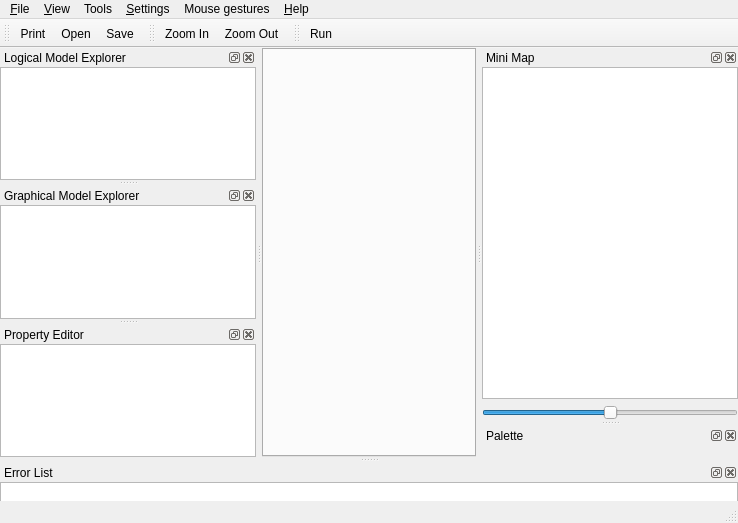
<?xml version="1.0" encoding="UTF-8"?>
<ui version="4.0">
 <class>MainWindowUi</class>
 <widget class="QMainWindow" name="MainWindowUi">
  <property name="geometry">
   <rect>
    <x>0</x>
    <y>0</y>
    <width>738</width>
    <height>523</height>
   </rect>
  </property>
  <property name="windowTitle">
   <string>QReal</string>
  </property>
  <property name="windowIcon">
   <iconset resource="../qrgui.qrc">
    <normaloff>:/icons/qreal.png</normaloff>:/icons/qreal.png</iconset>
  </property>
  <widget class="QWidget" name="centralwidget">
   <layout class="QGridLayout">
    <property name="margin">
     <number>0</number>
    </property>
    <property name="spacing">
     <number>0</number>
    </property>
    <item row="0" column="0">
     <widget class="QTabWidget" name="tabs"/>
    </item>
   </layout>
  </widget>
  <widget class="QMenuBar" name="menubar">
   <property name="geometry">
    <rect>
     <x>0</x>
     <y>0</y>
     <width>738</width>
     <height>21</height>
    </rect>
   </property>
   <widget class="QMenu" name="menu_File">
    <property name="title">
     <string>&amp;File</string>
    </property>
    <addaction name="actionOpen"/>
    <addaction name="actionSave"/>
    <addaction name="actionSave_as"/>
    <addaction name="actionPrint"/>
    <addaction name="actionMakeSvg"/>
    <addaction name="separator"/>
    <addaction name="actionQuit"/>
   </widget>
   <widget class="QMenu" name="menu_View">
    <property name="title">
     <string>&amp;View</string>
    </property>
    <addaction name="actionZoom_In"/>
    <addaction name="actionZoom_Out"/>
    <addaction name="separator"/>
    <addaction name="actionAntialiasing"/>
    <addaction name="actionShowSplash"/>
   </widget>
   <widget class="QMenu" name="menuHelp">
    <property name="title">
     <string>&amp;Help</string>
    </property>
    <addaction name="actionHelp"/>
    <addaction name="separator"/>
    <addaction name="actionAbout"/>
    <addaction name="actionAboutQt"/>
   </widget>
   <widget class="QMenu" name="menuSettings">
    <property name="title">
     <string>&amp;Settings</string>
    </property>
    <addaction name="actionPreferences"/>
    <addaction name="actionPlugins"/>
    <addaction name="actionShow_grid"/>
    <addaction name="actionShow_alignment"/>
    <addaction name="actionSwitch_on_grid"/>
    <addaction name="actionSwitch_on_alignment"/>
   </widget>
   <widget class="QMenu" name="menuMouse_gestures">
    <property name="title">
     <string>Mouse gestures</string>
    </property>
    <addaction name="actionShow"/>
   </widget>
   <widget class="QMenu" name="menuTools">
    <property name="title">
     <string>Tools</string>
    </property>
    <addaction name="actionRun"/>
    <addaction name="separator"/>
    <addaction name="actionGenerate_Editor"/>
    <addaction name="actionParse_Editor_xml"/>
   </widget>
   <addaction name="menu_File"/>
   <addaction name="menu_View"/>
   <addaction name="menuTools"/>
   <addaction name="menuSettings"/>
   <addaction name="menuMouse_gestures"/>
   <addaction name="menuHelp"/>
  </widget>
  <widget class="QStatusBar" name="statusbar"/>
  <widget class="QToolBar" name="fileToolbar">
   <property name="windowTitle">
    <string>File Toolbar</string>
   </property>
   <property name="orientation">
    <enum>Qt::Horizontal</enum>
   </property>
   <attribute name="toolBarArea">
    <enum>TopToolBarArea</enum>
   </attribute>
   <attribute name="toolBarBreak">
    <bool>false</bool>
   </attribute>
   <addaction name="actionPrint"/>
   <addaction name="actionOpen"/>
   <addaction name="actionSave"/>
  </widget>
  <widget class="QDockWidget" name="minimapDock">
   <property name="windowTitle">
    <string>Mini Map</string>
   </property>
   <attribute name="dockWidgetArea">
    <number>2</number>
   </attribute>
   <widget class="QWidget" name="dockWidgetContents_4">
    <layout class="QVBoxLayout">
     <property name="spacing">
      <number>6</number>
     </property>
     <property name="margin">
      <number>0</number>
     </property>
     <item>
      <widget class="QGraphicsView" name="minimapView">
       <property name="dragMode">
        <enum>QGraphicsView::ScrollHandDrag</enum>
       </property>
      </widget>
     </item>
     <item>
      <widget class="QSlider" name="minimapZoomSlider">
       <property name="maximum">
        <number>50</number>
       </property>
       <property name="value">
        <number>25</number>
       </property>
       <property name="orientation">
        <enum>Qt::Horizontal</enum>
       </property>
      </widget>
     </item>
    </layout>
   </widget>
  </widget>
  <widget class="QDockWidget" name="paletteDock">
   <property name="windowTitle">
    <string>Palette</string>
   </property>
   <attribute name="dockWidgetArea">
    <number>2</number>
   </attribute>
   <widget class="QWidget" name="dockWidgetContents_5">
    <layout class="QHBoxLayout">
     <property name="spacing">
      <number>6</number>
     </property>
     <property name="margin">
      <number>0</number>
     </property>
     <item>
      <widget class="qReal::gui::PaletteToolbox" name="paletteToolbox"/>
     </item>
    </layout>
   </widget>
  </widget>
  <widget class="QToolBar" name="viewToolbar">
   <property name="windowTitle">
    <string>View Toolbar</string>
   </property>
   <attribute name="toolBarArea">
    <enum>TopToolBarArea</enum>
   </attribute>
   <attribute name="toolBarBreak">
    <bool>false</bool>
   </attribute>
   <addaction name="actionZoom_In"/>
   <addaction name="actionZoom_Out"/>
  </widget>
  <widget class="QDockWidget" name="logicalModelDock">
   <property name="features">
    <set>QDockWidget::AllDockWidgetFeatures</set>
   </property>
   <property name="windowTitle">
    <string>Logical Model Explorer</string>
   </property>
   <attribute name="dockWidgetArea">
    <number>1</number>
   </attribute>
   <widget class="QWidget" name="dockWidgetContents_3">
    <layout class="QVBoxLayout" name="verticalLayout">
     <item>
      <widget class="QTreeView" name="logicalModelExplorer">
       <property name="contextMenuPolicy">
        <enum>Qt::ActionsContextMenu</enum>
       </property>
       <property name="acceptDrops">
        <bool>true</bool>
       </property>
       <property name="dragEnabled">
        <bool>false</bool>
       </property>
       <property name="dragDropOverwriteMode">
        <bool>false</bool>
       </property>
       <property name="dragDropMode">
        <enum>QAbstractItemView::DragDrop</enum>
       </property>
       <property name="defaultDropAction">
        <enum>Qt::IgnoreAction</enum>
       </property>
      </widget>
     </item>
    </layout>
   </widget>
  </widget>
  <widget class="QDockWidget" name="errorDock">
   <property name="sizePolicy">
    <sizepolicy hsizetype="Preferred" vsizetype="MinimumExpanding">
     <horstretch>0</horstretch>
     <verstretch>0</verstretch>
    </sizepolicy>
   </property>
   <property name="minimumSize">
    <size>
     <width>80</width>
     <height>38</height>
    </size>
   </property>
   <property name="maximumSize">
    <size>
     <width>524287</width>
     <height>524287</height>
    </size>
   </property>
   <property name="acceptDrops">
    <bool>false</bool>
   </property>
   <property name="autoFillBackground">
    <bool>false</bool>
   </property>
   <property name="windowTitle">
    <string>Error List</string>
   </property>
   <attribute name="dockWidgetArea">
    <number>8</number>
   </attribute>
   <widget class="QWidget" name="dockWidgetContents_6">
    <widget class="ErrorListWidget" name="errorListWidget">
     <property name="geometry">
      <rect>
       <x>0</x>
       <y>0</y>
       <width>738</width>
       <height>191</height>
      </rect>
     </property>
    </widget>
   </widget>
  </widget>
  <widget class="QDockWidget" name="graphicalModelDock">
   <property name="windowTitle">
    <string>Graphical Model Explorer</string>
   </property>
   <attribute name="dockWidgetArea">
    <number>1</number>
   </attribute>
   <widget class="QWidget" name="dockWidgetContents_6">
    <layout class="QHBoxLayout" name="horizontalLayout">
     <item>
      <widget class="QTreeView" name="graphicalModelExplorer">
       <property name="contextMenuPolicy">
        <enum>Qt::ActionsContextMenu</enum>
       </property>
       <property name="acceptDrops">
        <bool>true</bool>
       </property>
      </widget>
     </item>
    </layout>
   </widget>
  </widget>
  <widget class="QDockWidget" name="propertyDock">
   <property name="windowTitle">
    <string>Property Editor</string>
   </property>
   <attribute name="dockWidgetArea">
    <number>1</number>
   </attribute>
   <widget class="QWidget" name="dockWidgetContents">
    <layout class="QVBoxLayout">
     <property name="spacing">
      <number>6</number>
     </property>
     <property name="margin">
      <number>0</number>
     </property>
     <item>
      <widget class="QTableView" name="propertyEditor">
       <property name="maximumSize">
        <size>
         <width>16777214</width>
         <height>16777215</height>
        </size>
       </property>
       <property name="alternatingRowColors">
        <bool>true</bool>
       </property>
       <property name="showGrid">
        <bool>false</bool>
       </property>
      </widget>
     </item>
    </layout>
   </widget>
  </widget>
  <widget class="QToolBar" name="interpreterToolBar">
   <property name="windowTitle">
    <string>Interpreter Toolbar</string>
   </property>
   <attribute name="toolBarArea">
    <enum>TopToolBarArea</enum>
   </attribute>
   <attribute name="toolBarBreak">
    <bool>false</bool>
   </attribute>
   <addaction name="actionRun"/>
  </widget>
  <action name="actionQuit">
   <property name="checkable">
    <bool>false</bool>
   </property>
   <property name="text">
    <string>&amp;Quit</string>
   </property>
  </action>
  <action name="actionConnect">
   <property name="icon">
    <iconset>
     <normaloff>:/icons/database_connected.png</normaloff>:/icons/database_connected.png</iconset>
   </property>
   <property name="text">
    <string>&amp;Connect</string>
   </property>
  </action>
  <action name="actionZoom_In">
   <property name="icon">
    <iconset resource="../qrgui.qrc">
     <normaloff>:/icons/zoomin.png</normaloff>:/icons/zoomin.png</iconset>
   </property>
   <property name="text">
    <string>Zoom In</string>
   </property>
  </action>
  <action name="actionZoom_Out">
   <property name="icon">
    <iconset resource="../qrgui.qrc">
     <normaloff>:/icons/zoomout.png</normaloff>:/icons/zoomout.png</iconset>
   </property>
   <property name="text">
    <string>Zoom Out</string>
   </property>
  </action>
  <action name="actionAntialiasing">
   <property name="checkable">
    <bool>true</bool>
   </property>
   <property name="checked">
    <bool>true</bool>
   </property>
   <property name="text">
    <string>Antialiasing</string>
   </property>
  </action>
  <action name="actionOpenGL_Renderer">
   <property name="checkable">
    <bool>true</bool>
   </property>
   <property name="text">
    <string>OpenGL Renderer</string>
   </property>
  </action>
  <action name="actionPrint">
   <property name="icon">
    <iconset resource="../qrgui.qrc">
     <normaloff>:/icons/print.png</normaloff>:/icons/print.png</iconset>
   </property>
   <property name="text">
    <string>Print</string>
   </property>
  </action>
  <action name="actionMakeSvg">
   <property name="text">
    <string>Export to SVG</string>
   </property>
  </action>
  <action name="actionDisconnect">
   <property name="icon">
    <iconset>
     <normaloff>:/icons/database_disconnect.png</normaloff>:/icons/database_disconnect.png</iconset>
   </property>
   <property name="text">
    <string>&amp;Disconnect</string>
   </property>
  </action>
  <action name="actionBeginTransaction">
   <property name="enabled">
    <bool>false</bool>
   </property>
   <property name="icon">
    <iconset>
     <normaloff>:/icons/database_connect.png</normaloff>:/icons/database_connect.png</iconset>
   </property>
   <property name="text">
    <string>Begin Transaction</string>
   </property>
  </action>
  <action name="actionCommitTransaction">
   <property name="enabled">
    <bool>false</bool>
   </property>
   <property name="icon">
    <iconset>
     <normaloff>:/icons/database_commit.png</normaloff>:/icons/database_commit.png</iconset>
   </property>
   <property name="text">
    <string>Commit Transaction</string>
   </property>
  </action>
  <action name="actionRollbackTransaction">
   <property name="enabled">
    <bool>false</bool>
   </property>
   <property name="icon">
    <iconset>
     <normaloff>:/icons/database_revert.png</normaloff>:/icons/database_revert.png</iconset>
   </property>
   <property name="text">
    <string>Rollback Transaction</string>
   </property>
  </action>
  <action name="actionDeleteFromDiagram">
   <property name="checkable">
    <bool>true</bool>
   </property>
   <property name="text">
    <string>Delete</string>
   </property>
   <property name="shortcut">
    <string>Del</string>
   </property>
   <property name="shortcutContext">
    <enum>Qt::WidgetShortcut</enum>
   </property>
  </action>
  <action name="openNewTab">
   <property name="text">
    <string>Open in new tab</string>
   </property>
  </action>
  <action name="actionHelp">
   <property name="text">
    <string>Small Help</string>
   </property>
  </action>
  <action name="actionAbout">
   <property name="text">
    <string>About...</string>
   </property>
  </action>
  <action name="actionAboutQt">
   <property name="text">
    <string>About Qt...</string>
   </property>
  </action>
  <action name="actionPlugins">
   <property name="checkable">
    <bool>false</bool>
   </property>
   <property name="text">
    <string>Plugins...</string>
   </property>
  </action>
  <action name="actionShowSplash">
   <property name="checkable">
    <bool>true</bool>
   </property>
   <property name="checked">
    <bool>true</bool>
   </property>
   <property name="text">
    <string>Show splashscreen</string>
   </property>
  </action>
  <action name="actionClear">
   <property name="icon">
    <iconset resource="../qrgui.qrc">
     <normaloff>:/icons/clear.png</normaloff>:/icons/clear.png</iconset>
   </property>
   <property name="text">
    <string>Exterminatus</string>
   </property>
  </action>
  <action name="actionExport_to_XMI">
   <property name="text">
    <string>Export to XMI</string>
   </property>
  </action>
  <action name="actionGenerate_to_Java">
   <property name="text">
    <string>Generate to Java</string>
   </property>
  </action>
  <action name="actionSave">
   <property name="text">
    <string>Save</string>
   </property>
  </action>
  <action name="actionGenerate_editor">
   <property name="text">
    <string>Generate editor</string>
   </property>
  </action>
  <action name="actionGenerate_to_Hascol">
   <property name="text">
    <string>Generate to Hascol</string>
   </property>
  </action>
  <action name="actionSave_as">
   <property name="text">
    <string>Save as...</string>
   </property>
  </action>
  <action name="actionOpen">
   <property name="text">
    <string>Open...</string>
   </property>
  </action>
  <action name="actionParse_Hascol_sources">
   <property name="text">
    <string>Parse Hascol sources</string>
   </property>
   <property name="toolTip">
    <string>Build diagrams from existing Hascol sources</string>
   </property>
  </action>
  <action name="actionParse_Java_Libraries">
   <property name="text">
    <string>Parse Java Libraries</string>
   </property>
   <property name="toolTip">
    <string>Parse Java Libraries</string>
   </property>
  </action>
  <action name="actionShow_grid">
   <property name="checkable">
    <bool>true</bool>
   </property>
   <property name="checked">
    <bool>true</bool>
   </property>
   <property name="text">
    <string>Show grid</string>
   </property>
  </action>
  <action name="actionShape_Edit">
   <property name="text">
    <string>Shape Editor</string>
   </property>
  </action>
  <action name="actionGenerate_Editor">
   <property name="text">
    <string>Generate Editor</string>
   </property>
  </action>
  <action name="actionParse_Editor_xml">
   <property name="text">
    <string>Parse Editor xml</string>
   </property>
  </action>
  <action name="actionSwitch_on_grid">
   <property name="checkable">
    <bool>true</bool>
   </property>
   <property name="text">
    <string>Switch on grid</string>
   </property>
  </action>
  <action name="actionCommit">
   <property name="text">
    <string>Commit</string>
   </property>
  </action>
  <action name="actionShow">
   <property name="text">
    <string>Show</string>
   </property>
  </action>
  <action name="actionPreferences">
   <property name="text">
    <string>Preferences...</string>
   </property>
  </action>
  <action name="actionCheckout">
   <property name="text">
    <string>Checkout...</string>
   </property>
  </action>
  <action name="actionGenerate_Editor_qrmc">
   <property name="text">
    <string>Generate Editor (qrmc)</string>
   </property>
  </action>
  <action name="actionSwitch_on_alignment">
   <property name="checkable">
    <bool>true</bool>
   </property>
   <property name="checked">
    <bool>true</bool>
   </property>
   <property name="text">
    <string>Switch on alignment</string>
   </property>
  </action>
  <action name="actionShow_alignment">
   <property name="checkable">
    <bool>true</bool>
   </property>
   <property name="checked">
    <bool>true</bool>
   </property>
   <property name="text">
    <string>Show alignment</string>
   </property>
  </action>
  <action name="actionDebug">
   <property name="text">
    <string>Debug</string>
   </property>
   <property name="shortcut">
    <string>F9</string>
   </property>
  </action>
  <action name="actionDebug_Single_step">
   <property name="text">
    <string>Debug (Single step)</string>
   </property>
   <property name="shortcut">
    <string>F10</string>
   </property>
  </action>
  <action name="actionRun">
   <property name="text">
    <string>Run</string>
   </property>
   <property name="toolTip">
    <string>Run current diagram on a robot using existing Bluetooth connection</string>
   </property>
   <property name="shortcut">
    <string>F5</string>
   </property>
  </action>
 </widget>
 <layoutdefault spacing="0" margin="0"/>
 <customwidgets>
  <customwidget>
   <class>qReal::gui::PaletteToolbox</class>
   <extends>QToolBox</extends>
   <header>paletteToolbox.h</header>
   <container>1</container>
  </customwidget>
  <customwidget>
   <class>ErrorListWidget</class>
   <extends>QListWidget</extends>
   <header>errorlistwidget.h</header>
  </customwidget>
 </customwidgets>
 <resources>
  <include location="../qrgui.qrc"/>
 </resources>
 <connections/>
</ui>
